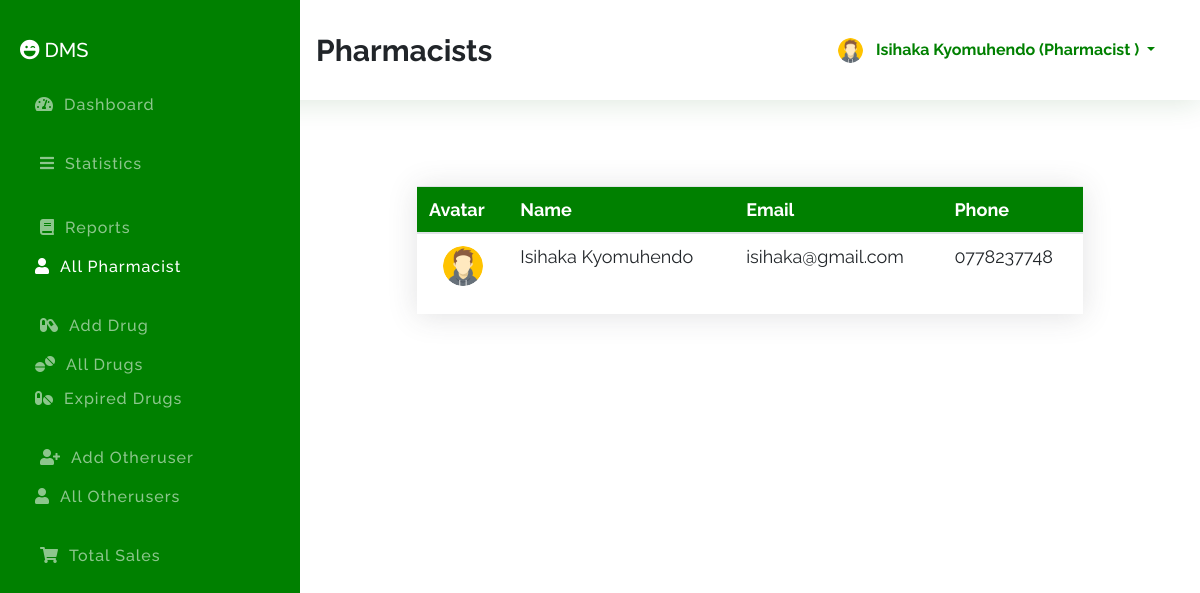
The page /index.php?id=allPharmacist (signed in) on the database its author committed.
### tables this page shows
CREATE TABLE `pharmacists` (
  `id` int(11) NOT NULL,
  `fname` varchar(100) NOT NULL,
  `lname` varchar(100) NOT NULL,
  `email` varchar(100) NOT NULL,
  `phone` varchar(100) NOT NULL,
  `password` varchar(100) NOT NULL,
  `role` varchar(100) NOT NULL DEFAULT 'pharmacist',
  `avatar` varchar(100) NOT NULL DEFAULT 'avatar.png'
);

### index.php (the view, shortened to what this page needs)
<?php
$sessionId = $_SESSION['id'] ?? '';
$sessionRole = $_SESSION['role'] ?? '';
$connection = mysqli_connect(DB_HOST, DB_USER, DB_PASSWORD, DB_NAME);
$id = $_REQUEST['id'] ?? 'dashboard';
$action = $_REQUEST['action'] ?? '';
?>
<!DOCTYPE html>
<html lang="en">
<head>
    <link rel="stylesheet" href="assets/css/bootstrap.min.css">
    <link rel="stylesheet" href="assets/css/all.min.css">
    <link rel="stylesheet" href="assets/css/style.css">
</head>
<body">
    <section class="topber">
        <div class="topber__title">
            <span class="topber__title--text">
                <?php
                if ('dashboard' == $id) {
                    echo "DashBoard";
                }elseif ('statistics' == $id) {
                    echo "Statistics";
                }elseif ('reports' == $id) {
                    echo "Reports";
                }  elseif ('addPharmacist' == $id) {
                    echo "Add Pharmacist";
                } elseif ('allPharmacist' == $id) {
                    echo "Pharmacists";
                } elseif ('sellDrug' == $action) {
                    echo "Sell Drug";
                }elseif ('addDrug' == $id) {
                    echo "Add Drug";
                } elseif ('allDrug' == $id) {
                    echo "Drugs";
                } elseif ('expiredDrug' == $id) {
                    echo "Expired Drugs";
                } elseif ('addSalesman' == $id) {
                    echo "Add OtherUser";
                } elseif ('allSalesman' == $id) {
                    echo "Otherusers";
                } elseif ('userProfile' == $id) {
                    echo "Your Profile";
                } elseif ('editPharmacist' == $action) {
                    echo "Edit Pharmacist";
                } elseif ('editDrug' == $action) {
                    echo "Edit Drug";
                } elseif ('viewDrug' == $action) {
                    echo "View Drug";
                } elseif ('editSalesman' == $action) {
                    echo "Edit Otheruser";
                }elseif ('sales' == $id) {
                    echo "Sales";
                }
                ?>
            </span>
        </div>
        <div class="topber__profile">
            <?php
            $query = "SELECT * FROM {$sessionRole}s WHERE id='$sessionId'";
            $result = mysqli_query($connection, $query);
            if ($data = mysqli_fetch_assoc($result)) {
                $fname = $data['fname'];
                $lname = $data['lname'];
                $role = $data['role'];
                $avatar = $data['avatar'];
                ?>
            <img src="assets/img/<?php echo "$avatar"; ?>" height="25" width="25" class="rounded-circle" alt="profile">
            <div class="dropdown">
                <button class="btn dropdown-toggle" type="button" id="dropdownMenuButton" data-toggle="dropdown"
                    aria-haspopup="true" aria-expanded="false">
                    <?php
                                        if ($role == 'salesman') {
                                            echo "$fname $lname (" . $title . " )";
                                        } elseif ($role == 'admin') {
                                            echo "$fname $lname (Systems Admin)";
                                        } else {
                                            echo "$fname $lname (" . ucwords($role) . " )";
                                        }
            }
            ?>
                </button>
            </div>
        </div>
    </section>
    <section id="sideber" class="sideber">
        <ul class="sideber__ber">
            <h3 class="sideber__panel"><i id="left" class="fas fa-laugh-wink"></i> DMS</h3>
            <li id="left" class="sideber__item<?php if ('dashboard' == $id) {
                echo " active";
            } ?>">
                <a href="index.php?id=dashboard"><i id="left" class="fas fa-tachometer-alt"></i>Dashboard</a>
            </li>
            <li id="left" class="sideber__item sideber__item--modify<?php if ('statistics' == $id) {
                                    echo " active";
                                } ?>">
                <a href="index.php?id=statistics"><i id="left" class="fas fa-bars"></i></i>Statistics</a>
            </li>
            <li id="left" class="sideber__item sideber__item--modify<?php if ('reports' == $id) {
                                    echo " active";
                                } ?>">
                <a href="index.php?id=reports"><i id="left" class="fas fa-book"></i></i>Reports</a>
            </li>
            <li id="left" class="sideber__item<?php if ('allPharmacist' == $id) {
                echo " active";
            } ?>">
                <a href="index.php?id=allPharmacist"><i id="left" class="fas fa-user"></i>All Pharmacist</a>
            </li>
            <?php if ('admin' == $sessionRole || 'pharmacist' == $sessionRole) { ?>
            <li id="left" class="sideber__item sideber__item--modify<?php if ('addDrug' == $id) {
                                    echo " active";
                                } ?>">
                <a href="index.php?id=addDrug"><i id="left" class="fas fa-capsules"></i></i>Add
                    Drug</a>
            </li>
            <?php } ?>
            <li id="left" class="sideber__item<?php if ('allDrug' == $id) {
                echo " active";
            } ?>">
                <a href="index.php?id=allDrug"><i id="left" class="fas fa-tablets"></i>All Drugs</a>
            </li>
            <li id="left" class="sideber__item<?php if ('expiredDrug' == $id) {
                echo " active";
            } ?>">
                <a href="index.php?id=expiredDrug"><i id="left" class="fas fa-pills"></i>Expired Drugs</a>
            </li>
            <?php if ('admin' == $sessionRole || 'pharmacist' == $sessionRole) { ?>
            <li id="left" class="sideber__item sideber__item--modify<?php if ('addSalesman' == $id) {
                                    echo " active";
                                } ?>">
                <a href="index.php?id=addSalesman"><i id="left" class="fas fa-user-plus"></i>Add Otheruser</a>
            </li>
            <?php } ?>
            <li id="left" class="sideber__item<?php if ('allSalesman' == $id) {
                echo " active";
            } ?>">
                <a href="index.php?id=allSalesman"><i id="left" class="fas fa-user"></i>All Otherusers</a>
            </li>
            <?php if ('admin' == $sessionRole || 'pharmacist' == $sessionRole) { ?>
            <li id="left" class="sideber__item sideber__item--modify<?php if ('sales' == $id) {
                                    echo " active";
                                } ?>">
                <a href="index.php?id=sales"><i id="left" class="fas fa-shopping-cart"></i>Total Sales</a>
            </li>
            <?php
            } ?>
        </ul>
    </section>
    <section class="main">
        <div class="container">
            <div class="pharmacist">
                <?php if ('allPharmacist' == $id) { ?>
                <div class="allPharmacist">
                    <div class="main__table">
                        <table class="table">
                            <thead>
                                <tr>
                                    <th scope="col">Avatar</th>
                                    <th scope="col">Name</th>
                                    <th scope="col">Email</th>
                                    <th scope="col">Phone</th>
                                </tr>
                            </thead>
                            <tbody>
                                <?php
                                                    $getPharmacist = "SELECT * FROM pharmacists";
                                                    $result = mysqli_query($connection, $getPharmacist);
                                                    while ($pharmacist = mysqli_fetch_assoc($result)) { ?>
                                <tr>
                                    <td>
                                        <center><img class="rounded-circle" width="40" height="40"
                                                src="assets/img/<?php echo $pharmacist['avatar']; ?>" alt=""></center>
                                    </td>
                                    <td>
                                        <?php printf("%s %s", $pharmacist['fname'], $pharmacist['lname']); ?>
                                    </td>
                                    <td>
                                        <?php printf("%s", $pharmacist['email']); ?>
                                    </td>
                                    <td>
                                        <?php printf("%s", $pharmacist['phone']); ?>
                                    </td>
                                </tr>
                                <?php } ?>
                            </tbody>
                        </table>
                    </div>
                </div>
                <?php } ?>
            </div>
        </div>
    </section>
    </body>
</html>

### assets/css/style.css (style rules this page uses)
*, *::before, *::after { margin: 0; padding: 0; -webkit-box-sizing: border-box; box-sizing: border-box; }
a { text-decoration: none !important; }
.topber { position: fixed; width: 100%; top: 0; left: 0; padding-left: 300px; right: 0; z-index: 999; -webkit-box-shadow: 0 0.15rem 1.75rem 0 rgba(23, 107, 41, 0.15); box-shadow: 0 0.15rem 1.75rem 0 rgba(20, 95, 24, 0.15); background-color: #fff; }
.topber__title { height: 12.5vh; float: left; display: -webkit-box; display: -ms-flexbox; display: flex; -webkit-box-orient: horizontal; -webkit-box-direction: normal; -ms-flex-direction: row; flex-direction: row; -webkit-box-align: center; -ms-flex-align: center; align-items: center; padding-left: 1rem; }
.topber__title--text { font-size: 30px; font-weight: bold; }
.topber__profile { height: 12.5vh; float: right; padding-right: 10px; display: -webkit-box; display: -ms-flexbox; display: flex; -webkit-box-orient: horizontal; -webkit-box-direction: normal; -ms-flex-direction: row; flex-direction: row; -webkit-box-align: center; -ms-flex-align: center; align-items: center; padding: 2rem; }
.topber__profile button { color: #008000; line-height: 10px; font-weight: bold; }
.sideber { position: fixed; top: 0; overflow-y: auto; left: 0; bottom: 0; width: 300px; height: 100vh; padding: 40px 20px 20px 20px; background-color: #008000; background-image: -webkit-gradient(linear, left top, left bottom, color-stop(10%, #008000), to(#008000)); background-image: linear-gradient(180deg, #008000 10%, #008000 10%); background-size: cover; -webkit-transition: left 0.5s ease; transition: left 0.5s ease; z-index: 999; }
.sideber__ber { list-style: none; }
.sideber__panel { font-size: 20px; color: #fff; line-height: 1.2rem; padding-bottom: 20px; }
.sideber__panel i { color: #fff; }
.sideber__item { padding: 5px; }
.sideber__item a { color: rgba(255, 255, 255, 0.55); font-size: 16px; letter-spacing: 1px; font-weight: 500; }
.sideber__item a i { color: rgba(255, 255, 255, 0.55); padding: 0 10px; }
.sideber__item:hover a, .sideber__item.active a, .sideber__item.active i, .sideber__item:hover i { color: #fff; -webkit-transition: 0.3s ease; transition: 0.3s ease; }
.sideber__item--modify { padding: 30px 10px 10px 10px; }
.main { margin-left: 300px; margin-top: 10vh; padding: 2rem; }
.main__table { margin: 50px 70px; -webkit-box-shadow: 0 0.15rem 1.75rem 0 rgba(58, 59, 69, 0.15); box-shadow: 0 0.15rem 1.75rem 0 rgba(58, 59, 69, 0.15); overflow-x: auto; }
.main__table .table { font-size: 18px; font-weight: 400; }
.main__table .table th { color: #ffffff; background: #008000; }

### rows shown on the page
pharmacists: avatar (placeholder picture), fname "Isihaka", lname "Kyomuhendo", role "Pharmacist", email "isihaka@gmail.com", phone "0778237748"
